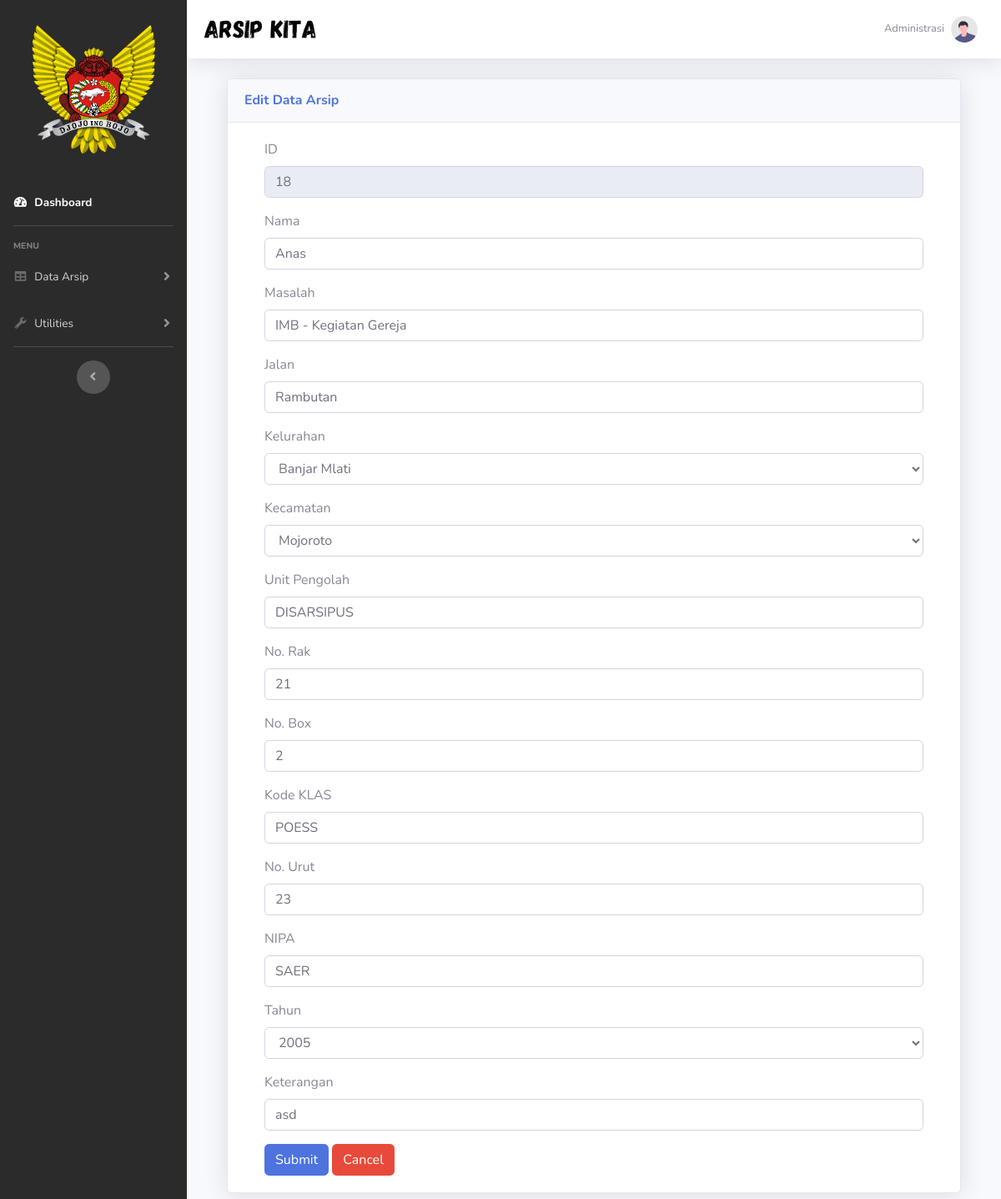
The app's page /admin/arsip/editdata.php?id_dataarsip=18 with its own data.
### tables this page shows
CREATE TABLE `tb_dataarsip` (
  `id_dataarsip` int(10) NOT NULL,
  `tanggal` tinyint(4) NOT NULL,
  `nama` varchar(100) NOT NULL,
  `masalah` varchar(100) NOT NULL,
  `jalan` varchar(100) NOT NULL,
  `kelurahan` varchar(100) NOT NULL,
  `kecamatan` varchar(100) NOT NULL,
  `unit_pengolah` varchar(60) NOT NULL,
  `no_rak` varchar(10) NOT NULL,
  `no_box` varchar(10) NOT NULL,
  `kode_klas` varchar(100) NOT NULL,
  `no_urut` varchar(100) NOT NULL,
  `nipa` varchar(10) NOT NULL,
  `tahun` varchar(100) NOT NULL,
  `keterangan` varchar(100) NOT NULL
);

### database/koneksi.php (called while the page is built, shortened)
<?php
class koneksi
{
    private $host = "localhost";
    private $user = "root";
    private $password = "";
    private $database = "disarsipus";
    private $koneksi;
    private function connect()
    {
        $this->koneksi = mysqli_connect($this->host, $this->user, $this->password, $this->database);
    }
    public function query($sql)
    {
        return $this->koneksi->query($sql);
    }
}

### admin/arsip/editdata.php (the view, shortened to what this page needs)
<?php include './layout/header.php'; ?>
<?php
require_once '../../database/koneksi.php';
$koneksi = new koneksi();
include './layout/header.php';
?>
<head>
</head>
<body id="page-top">
    <div id="wrapper">
        <ul class="navbar-nav sidebar sidebar-dark accordion" id="accordionSidebar" style="background-color:#2b2b2b;">
            <a class="sidebar-brand d-flex align-items-center justify-content-center" href="../dashboard.php">
                <div class="sidebar-brand-icon text-center">
                    <br><br><br><br><br><br>
                    <img src="../../assets/img/arsip.png" width="77%">
                </div>
            </a>
            <br><br><br><br><br><br>
            <li class="nav-item active">
                <a class="nav-link" href="../dashboard.php">
                    <i class="fas fa-fw fa-tachometer-alt"></i>
                    <span>Dashboard</span></a>
            </li>
            <hr class="sidebar-divider">
            <div class="sidebar-heading">
                Menu
            </div>
            <li class="nav-item">
                <a class="nav-link collapsed" href="#" data-toggle="collapse" data-target="#collapseTwo"
                    aria-expanded="true" aria-controls="collapseTwo">
                    <i class="fas fa-fw fa-table"></i>
                    <span>Data Arsip</span>
                </a>
            </li>
            <li class="nav-item">
                <a class="nav-link collapsed" href="#" data-toggle="collapse" data-target="#collapseUtilities"
                    aria-expanded="true" aria-controls="collapseUtilities">
                    <i class="fas fa-fw fa-wrench"></i>
                    <span>Utilities</span>
                </a>
            </li>
            <hr class="sidebar-divider d-none d-md-block">
            <div class="text-center d-none d-md-inline">
                <button class="rounded-circle border-0" id="sidebarToggle"></button>
            </div>
        </ul>
        <div id="content-wrapper" class="d-flex flex-column">
            <div id="content">
                <nav class="navbar navbar-expand navbar-light bg-white topbar mb-4 static-top shadow">
                    <form
                        class="d-none d-sm-inline-block form-inline mr-auto ml-md-0 my-2 my-md-0 mw-100 navbar-search">
                        <img src="../../assets/img/tulisan.png" width="36%">
                    </form>
                    <ul class="navbar-nav ml-auto">
                        <li class="nav-item dropdown no-arrow">
                            <a class="nav-link dropdown-toggle" href="#" id="userDropdown" role="button"
                                data-toggle="dropdown" aria-haspopup="true" aria-expanded="false">
                                <span class="mr-2 d-none d-lg-inline text-gray-600 small">Administrasi</span>
                                <img class="img-profile rounded-circle" src="../../assets/img/undraw_profile.svg">
                            </a>
                        </li>
                    </ul>
                </nav>
                <div class="container-fluid">
                    <?php
    $id = $_GET['id_dataarsip'];
    $query = "SELECT * FROM tb_dataarsip WHERE id_dataarsip = '$id'";
    $result = $koneksi->query($query);
    $row = mysqli_fetch_assoc($result);
    ?>
<div class="container">
<div class="card shadow mb-4">
    <div class="card-header py-3">
        <h6 class="m-0 font-weight-bold text-primary">Edit Data Arsip</h6>
    </div>
    <div class="container">
        <div class="card-body">
            <div class="row">
                <div class="col-md-12">
                    <form action="operasi_edit_data.php" method="POST">
                        <div class="form-group">
                            <label for="id_dataarsip">ID</label>
                            <input type="text" class="form-control" name="id_dataarsip"
                                id="id_dataarsip" value="<?php echo $row['id_dataarsip']; ?>"
                                readonly>
                        </div>
                        <div class="form-group">
                            <label for="nama">Nama</label>
                            <input type="text" class="form-control" name="nama" id="nama"
                                required value="<?php echo $row['nama']; ?>">
                        </div>
                        <div class="form-group">
                            <label for="masalah">Masalah</label>
                            <input type="text" class="form-control" name="masalah" id="masalah"
                                required value="<?php echo $row['masalah']; ?>">
                        </div>
                        <div class="form-group">
                            <label for="jalan">Jalan</label>
                            <input type="text" class="form-control" name="jalan" id="jalan"
                                required value="<?php echo $row['jalan']; ?>">
                        </div>
                        <div class="form-group">
                        <label for="kelurahan">Kelurahan</label>
                        <select class="form-control" name="kelurahan" id="kelurahan" required>
                            <option value="Banjar Mlati" <?php if ($row['kelurahan'] == 'Banjar Mlati') { echo 'selected'; } ?>>Banjar Mlati</option>
                        </select>
                    </div>
                        <div class="form-group">
                        <label for="kecamatan">Kecamatan</label>
                        <select class="form-control" name="kecamatan" id="kecamatan" required>
                            <option value="Mojoroto" <?php if ($row['kecamatan'] == 'Mojoroto') { echo 'selected'; } ?>>Mojoroto</option>
                        </select>
                    </div>
                        <div class="form-group">
                            <label for="Unit Pengolah">Unit Pengolah</label>
                            <input type="text" class="form-control" name="unit_pengolah"
                                id="unit_pengolah" required
                                value="<?php echo $row['unit_pengolah']; ?>">
                        </div>
                        <div class="form-group">
                            <label for="no_rak">No. Rak</label>
                            <input type="text" class="form-control" name="no_rak" id="no_rak"
                                required value="<?php echo $row['no_rak']; ?>">
                        </div>
                        <div class="form-group">
                            <label for="no_box">No. Box</label>
                            <input type="text" class="form-control" name="no_box" id="no_box"
                                required value="<?php echo $row['no_box']; ?>">
                        </div>
                        <div class="form-group">
                            <label for="kode_klas">Kode KLAS</label>
                            <input type="text" class="form-control" name="kode_klas"
                                id="kode_klas" required
                                value="<?php echo $row['kode_klas']; ?>">
                        </div>
                        <div class="form-group">
                            <label for="no_urut">No. Urut</label>
                            <input type="text" class="form-control" name="no_urut" id="no_urut"
                                required value="<?php echo $row['no_urut']; ?>">
                        </div>
                        <div class="form-group">
                            <label for="nipa">NIPA</label>
                            <input type="text" class="form-control" name="nipa" id="nipa"
                                required value="<?php echo $row['nipa']; ?>">
                        </div>
                        <div class="form-group">
                        <label for="tahun">Tahun</label>
                        <select class="form-control" name="tahun" id="tahun">
                        <?php
                        $start_year = 1999;
                        $end_year = 2023;
                        $selected_year = $row['tahun'];
                        for ($year = $end_year; $year >= $start_year; $year--) {
                            $selected = ($year == $selected_year) ? 'selected' : '';
                            echo '<option ' . $selected . ' value="' . $year . '">' . $year . '</option>';
                        }
                        ?>
                        </select>
                        </div>
                        <div class="form-group">
                            <label for="keterangan">Keterangan</label>
                            <input type="text" class="form-control" name="keterangan"
                                id="keterangan" required
                                value="<?php echo $row['keterangan']; ?>">
                        </div>
                        <button type="submit" class="btn btn-primary" name="Update"
                            value="Update Data">
                            Submit
                        </button>
                        <button type="submit" action="arsip.php" class="btn btn-danger">
                            Cancel
                        </button>
                    </form>
                </div>
            </div>
        </div>
</body>
</html>
<?php include './layout/footer.php';?>

### assets/css/style.css (style rules this page uses)
.btn-danger { color: #fff; background-color: #d9534f; border-color: #d43f3a; }

### records on screen
tb_dataarsip: id_dataarsip "18", nama "Anas", masalah "IMB - Kegiatan Gereja", jalan "Rambutan", kelurahan "Banjar Mlati", kecamatan "Mojoroto", unit_pengolah "DISARSIPUS", no_rak "21", no_box "2", kode_klas "POESS", no_urut "23", nipa "SAER", keterangan "asd"

### other values on screen
form field tahun "2005"
